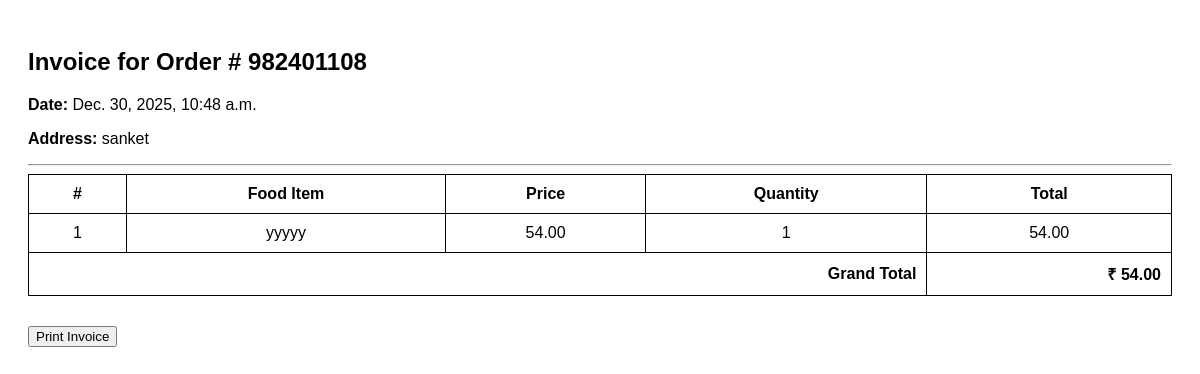
Page /api/invoice/982401108/ on the committed database.
### foodordering/models.py (models this page shows, shortened)
class OrderAddress(models.Model):
    user=models.ForeignKey(User, on_delete=models.CASCADE)
    order_number = models.CharField(max_length=100, null=True)
    address=models.TextField()
    order_time = models.DateTimeField(auto_now_add=True)
    order_final_status = models.CharField(max_length=200, null=True)

class Food(models.Model):
    category=models.ForeignKey(Category, on_delete=models.CASCADE)
    item_name = models.CharField(max_length=100)
    item_price = models.DecimalField(max_digits=10, decimal_places=2)
    item_description = models.TextField(max_length=500, null=True, blank=True)
    image = models.ImageField(upload_to='food_images/')
    item_quantity = models.CharField(max_length=50)
    is_available = models.BooleanField(default=True)

### foodordering/views.py (the view)
# urls.py: path('invoice/<str:order_number>/', get_invoice),
def get_invoice(request, order_number):
    orders = Order.objects.filter(order_number=order_number, is_order_placed=True).select_related('food')
    address = OrderAddress.objects.get(order_number=order_number)
    grand_total = 0
    order_data = []
    for order in orders:
        total_price = order.food.item_price * order.quantity
        grand_total += total_price
        order_data.append({
            'food': order.food,
            'quantity': order.quantity,
            'total_price': total_price
        })
    return render(request, 'invoice.html', {
        'order_number' : order_number,
        'address' : address,
        'grand_total' : grand_total,
        'orders' :order_data,
    })

### foodordering/templates/invoice.html (shortened to what this page needs)
<!DOCTYPE html>
<html lang="en">
<head>
</head>
<body>
    <h2>Invoice for Order # {{order_number}}</h2>
    <p><strong>Date: </strong> {{address.order_time}} </p>
    <p><strong>Address: </strong> {{address.address}} </p>
    <hr>
    <table>
        <thead>
            <tr>
                <th>#</th>
                <th>Food Item</th>
                <th>Price</th>
                <th>Quantity</th>
                <th>Total</th>
            </tr>
        </thead>
        <tbody>
            {% for order in orders  %}
                <tr>
                    <td>{{forloop.counter}} </td>
                    <td>{{order.food.item_name}} </td>
                    <td>{{order.food.item_price}}</td>
                    <td>{{order.quantity}}</td>
                    <td>{{order.total_price}}</td>
                </tr>
            {% endfor %}
        </tbody>
        <tfoot>
            <tr>
                <th colspan='4' style="text-align:right">Grand Total</th>
                <th style="text-align:right">₹ {{grand_total}}</th>
            </tr>
        </tfoot>
    </table>
    <div style="margin-top : 30px">
        <button onclick="window.print()">Print Invoice</button>
    </div>
</body>
</html>

### foodordering/templates/invoice.html (style rules this page uses)
body { font-family : Arial, sans-sarif; padding : 20px; }
table { width : 100%; border-collapse : collapse; }
th,td { border: 1px solid; padding:10px; text-align: center; }

### rows in the picture
OrderAddress: order_time "Dec. 30, 2025, 10:48 a.m.", address "sanket"
Food: food.item_name "yyyyy", food.item_price "54.00", quantity "1", total_price "54.00"

### other values in the picture
{{ order_number }} "982401108"
{{ grand_total }} "54.00"
